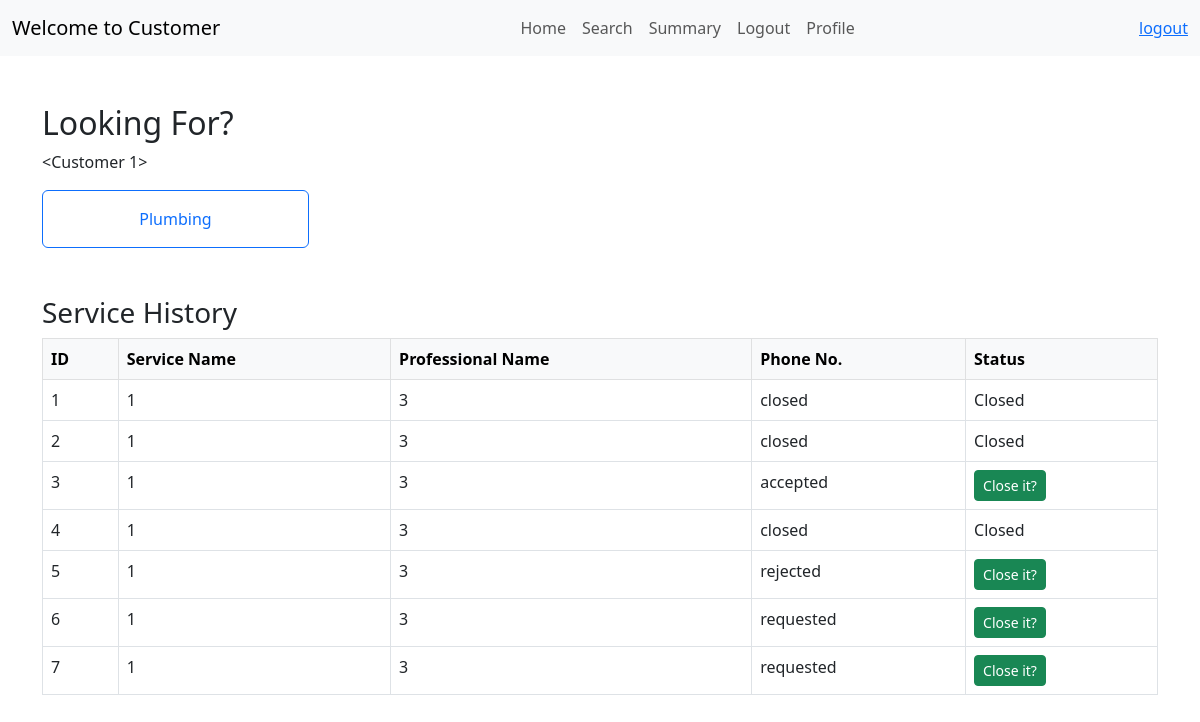
The page /user/2 on the database as committed earlier.
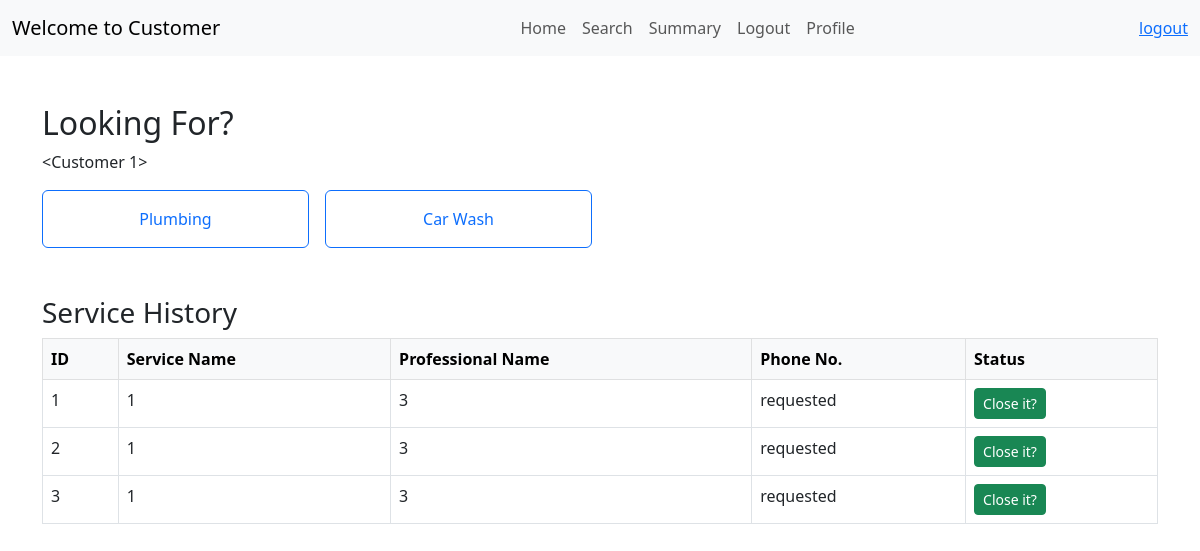
The same page on the database as committed later.
### application/models.py (models this page shows)
class Service(db.Model):
    id = db.Column(db.Integer, primary_key=True)
    name = db.Column(db.String(150), nullable=False)
    price = db.Column(db.Float, nullable=False)
    description = db.Column(db.String(250))
    time_required = db.Column(db.Integer, default='2 Days')

class ServiceRequest(db.Model):
    id = db.Column(db.Integer, primary_key=True)
    customer_name = db.Column(db.String(150))
    professional_name = db.Column(db.String(150))
    service_name = db.Column(db.String(150))
    service_id = db.Column(db.Integer, db.ForeignKey('service.id'), nullable=False)
    customer_id = db.Column(db.Integer, db.ForeignKey('user.id'), nullable=False)
    professional_id = db.Column(db.Integer, db.ForeignKey('professional.id'))
    date_of_request = db.Column(db.DateTime)
    date_of_completion = db.Column(db.DateTime)
    status = db.Column(db.String(25), default="requested")
    remarks = db.Column(db.String(250))

### application/controllers.py (the view)
@app.route('/user/<int:id>', methods=['GET','POST'])
def customer(id):
   user=Customer.query.filter_by(user_id=id).first()
   services=Service.query.all()
   service_request=ServiceRequest.query.filter_by(customer_id=id)
   return render_template('c_dash.html',user=user, services=services, service_request=service_request)

### templates/c_dash.html (shortened to what this page needs)
<!DOCTYPE html>
<html lang="en">
<head>
    <link href="https://cdn.jsdelivr.net/npm/bootstrap@5.3.0-alpha1/dist/css/bootstrap.min.css" rel="stylesheet">
</head>
<body>
    <nav class="navbar navbar-expand-lg navbar-light bg-light">
        <div class="container-fluid">
            <a class="navbar-brand" href="#">Welcome to Customer</a>
            <div class="collapse navbar-collapse" id="navbarNav" >
                <ul class="navbar-nav ms-auto" style="display: flex; justify-content: center; width: 100%;" >
                    <li class="nav-item"><a class="nav-link" href="/home">Home</a></li>
                    <li class="nav-item"><a class="nav-link" href="/search">Search</a></li>
                    <li class="nav-item"><a class="nav-link" href="/summary">Summary</a></li>
                    <li class="nav-item"><a class="nav-link" href="/logout">Logout</a></li>
                    <li class="nav-item"><a class="nav-link" href="/profile">Profile</a></li>
                </ul>
            </div>
            <div class="nav-link" style="display: flex;">
                <a href="/logout">logout</a>
            </div>
        </div>
    </nav>
    <div class="container mt-5">
        <h2>Looking For?</h2>
        <p>{{user}}</p>
        <div class="row g-3">
            {% for service in services %}
            <div class="col-md-3">
                <a href="/service/{{service.id}}/{{user.user_id}}" class="btn btn-outline-primary w-100 py-3">{{service.name}}</a>
            </div>
            {% endfor %}
        </div>
    </div>
    <div class="container mt-5">
        <h3>Service History</h3>
        <table class="table table-hover table-bordered">
            <thead class="table-light">
                <tr>
                    <th>ID</th>
                    <th>Service Name</th>
                    <th>Professional Name</th>
                    <th>Phone No.</th>
                    <th>Status</th>
                </tr>
            </thead>
            <tbody>
                {% for service in service_request %}
                <tr>
                    <td>{{ service.id }}</td>
                    <td>{{ service.service_id }}</td>
                    <td>{{ service.professional_id }}</td>
                    <td>{{ service.status }}</td>
                    <td>
                        {% if service.status == 'closed' %}
                        Closed
                        {% else %}
                        <a href="/close_service/{{ service.id }}" class="btn btn-sm btn-success">Close it?</a>
                        {% endif %}
                    </td>
                </tr>
                {% endfor %}
            </tbody>
        </table>
    </div>
</body>
</html>

Rows that differ between the two databases and show on the page:
removed ServiceRequest: id "4", service_id "1", professional_id "3", status "closed", shows "Closed"
removed ServiceRequest: id "5", service_id "1", professional_id "3", status "rejected"
removed ServiceRequest: id "6", service_id "1", professional_id "3", status "requested"
removed ServiceRequest: id "7", service_id "1", professional_id "3", status "requested"
added Service: name "Car Wash"
changed ServiceRequest id 1: status "closed" → "requested"; status "Closed" → "Close it?"
changed ServiceRequest id 2: status "closed" → "requested"; status "Closed" → "Close it?"
changed ServiceRequest id 3: status "accepted" → "requested"
